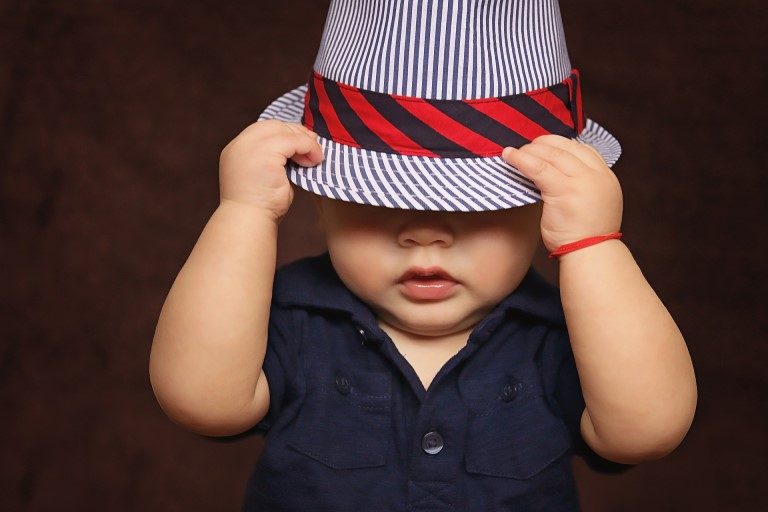
#> input picture 02.不使用套件自製CNN/baby.jpg, 768 x 512 px
$ python convolutions.py --image baby.jpg
#> lines starting #> are read from the running program, lines starting #| are printed output that depends on the picture
# run: python convolutions.py --image baby.jpg
from skimage.exposure import rescale_intensity
import numpy as np
import argparse
import cv2
# 原圖丟進來做convolution
def convolve(image, kernel):
    # 原圖 + kernel shape=(width, height)
    (iH, iW) = image.shape[:2]
    (kH, kW) = kernel.shape[:2]
    # 步長stride=1的情況下，如果要不改變output大小
    # output寬高 = ((input寬度m + 2為zero-padding - k為窗口寬度) / stride) + 1
        # iW = ((iW + 2*pad - kW) / 1) + 1
        # 如果不padding，output縮減幅度為kernal-1(理解為做到最後一次kernal的大小變成1)
    pad = int((kW - 1) / 2)
    # 填上邊界
        # cv2.copyMakeBorder(src原圖, top, bottom, left, right, borderType, value)
            # top, bottom, left, right為上下左右的邊界長度
            # borderType為填充邊界方法(見OpenCV教學：14.xxxx/02.OpenCV-1)
                # cv2.BORDER_REPLICATE：複製法，複製最邊緣像素
                # cv2.BORDER_REFLECT：反射法，以最邊緣像素 進行對稱(最邊界像素重複)
                # cv2.BORDER_REFLECT_101：對稱法，以最邊緣像素 進行對稱(最邊界像素不重複)
                # cv2.BORDER_WRAP：外包裝，一組像素重複
                # cv2.BORDER_CONSTANT：常量法，固定填某個指定值
            # value為填充方法是cv2.BORDER_CONSTANT時，填入的顏色
    image = cv2.copyMakeBorder(image, pad, pad, pad, pad, cv2.BORDER_REPLICATE)
    # output初始化
    output = np.zeros((iH, iW), dtype="float32")
    # padding之後的座標 (x, y)為convolution的中心點，寬高都要加上pad
    for y in np.arange(pad, iH + pad):
        for x in np.arange(pad, iW + pad):
            # 座標(x, y)為中心點的卷積運算區域 = 上下左右各擴展pad = 2*pad+1的寬高
            roi = image[y-pad:y+pad+1, x-pad:x+pad+1]
            # 直接element-wise卷積運算(相乘之後加總) → 存到中心點
            k = (roi * kernel).sum()
            # 放到output相對座標，扣掉原本加上去的pad
            output[y - pad, x - pad] = k
    # skimage.exposure.rescale_intensity(圖片, in_range='image', out_range='dtype')
        # in_range 表示輸入圖片的強度範圍，預設為'image', 表示用影象的最大/最小畫素值作為範圍
        # out_range 表示輸出圖片的強度範圍，預設為'dype', 表示用影象的型別的最大/最小值作為範圍
        # 預設輸入圖片的[min, max]範圍被拉伸到[dtype.min, dtype.max]
            # 如果dtype=uint8, 那麼dtype.min=0, dtype.max=255
        # output的dtype為float，範圍 [0, 1]
    output = rescale_intensity(output, in_range=(0, 255))
    # 數值轉[0, 255]的uint8
    output = (output * 255).astype("uint8")
    return output

# 參數解析：args["image"]得到cmd輸入的參數-即圖檔名稱
ap = argparse.ArgumentParser()
ap.add_argument("-i", "--image", required=True, help="path to the input image")
args = vars(ap.parse_args())

# 各種Kernal
# construct average blurring kernels used to smooth an image 去躁模糊化
smallBlur = np.ones((7, 7), dtype="float") * (1.0 / (7 * 7))
largeBlur = np.ones((21, 21), dtype="float") * (1.0 / (21 * 21))
# construct a sharpening filter 銳化矩陣
sharpen = np.array(([0, -1, 0],
                    [-1, 5, -1],
                    [0, -1, 0]), dtype="int")
# construct the Laplacian kernel used to detect edge-like regions of an image 抓取邊緣矩陣
laplacian = np.array(([0, 1, 0],
                      [1, -4, 1],
                      [0, 1, 0]), dtype="int")
# construct the Sobel x-axis kernel X軸取邊緣矩陣(中間colomn擺0)
sobelX = np.array(([-1, 0, 1],
                   [-2, 0, 2],
                   [-1, 0, 1]), dtype="int")
# construct the Sobel y-axis kernel Y軸取邊緣矩陣(中間row擺0)
sobelY = np.array(([-1, -2, -1],
                   [0, 0, 0],
                   [1, 2, 1]), dtype="int")

# kernel bank
kernelBank = (("small_blur", smallBlur), ("large_blur", largeBlur), ("sharpen", sharpen),
              ("laplacian", laplacian), ("sobel_x", sobelX), ("sobel_y", sobelY))

# 讀取圖檔轉灰階顯示：圖檔路徑 要和執行檔同一階層
image = cv2.imread(args["image"])
#> image is the input picture: shape (512, 768, 3); mean B, G, R 57.6, 61.6, 86.6
gray = cv2.cvtColor(image, cv2.COLOR_BGR2GRAY)
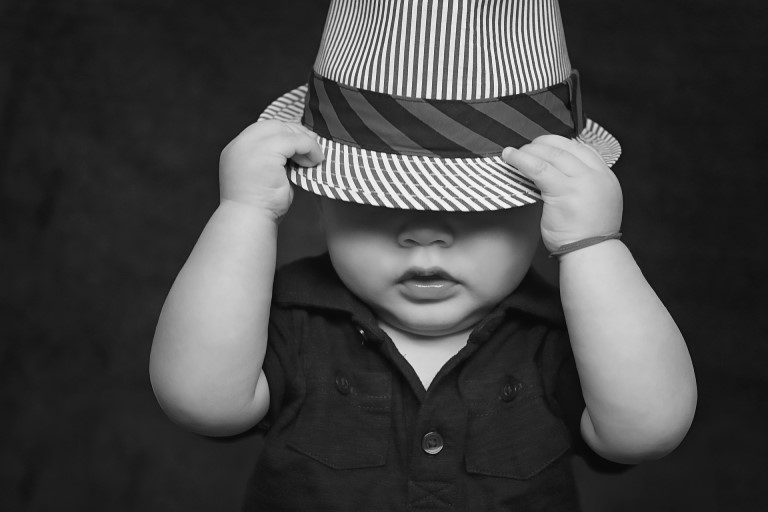
#> gray: shape (512, 768); min 5, max 253, mean 68.6
# 顯示原圖
cv2.imshow("original", gray)

# 各種kernal進行卷積運算
for (kernelName, kernel) in kernelBank:
    print("[INFO] applying {} kernel".format(kernelName))
    # 呼叫上方convolve(image, kernel) 進行卷積運算
    convoleOutput = convolve(gray, kernel)
    # 也可以內建函數進行卷積運算
    opencvOutput = cv2.filter2D(gray, -1, kernel)
    # show the output images
    cv2.imshow("{} - convole".format(kernelName), convoleOutput)
    #cv2.imshow("{} - opencv".format(kernelName), opencvOutput)
    cv2.waitKey(0)
    cv2.destroyAllWindows()
#> this loop made 6 passes
#> pass 1, in convolve, `image = cv2.copyMakeBorder(image, pad, pad, pad, pad, cv2.BORDER_REPLI..`:
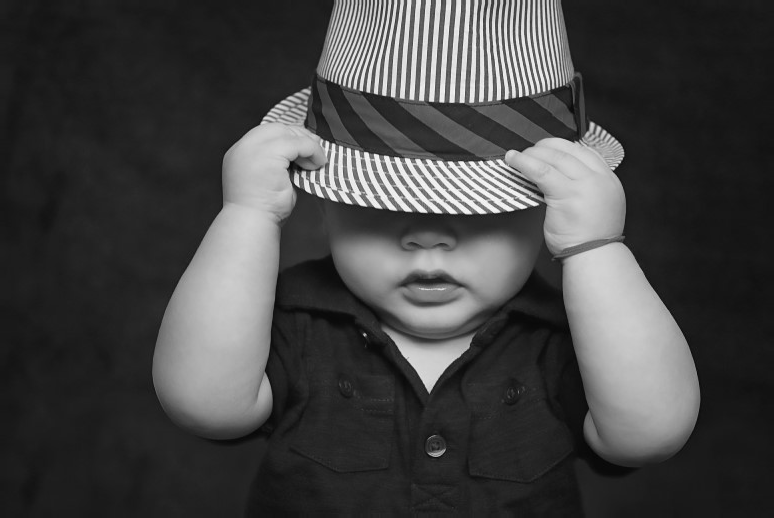
#> image: shape (518, 774); min 5, max 253, mean 68
#> pass 1, `convoleOutput = convolve(gray, kernel)`:
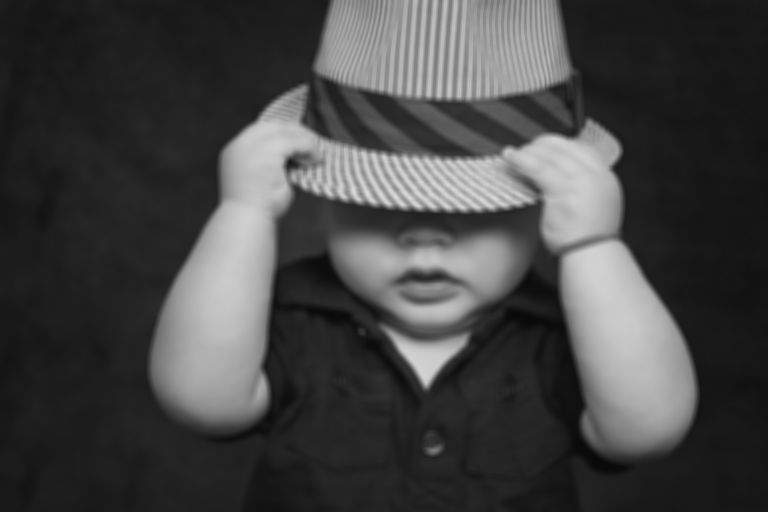
#> convoleOutput: shape (512, 768); min 9, max 219, mean 68.2
#> pass 2, in convolve (call 2), `image = cv2.copyMakeBorder(image, pad, pad, pad, pad, cv2.BORDER_REPLI..`:
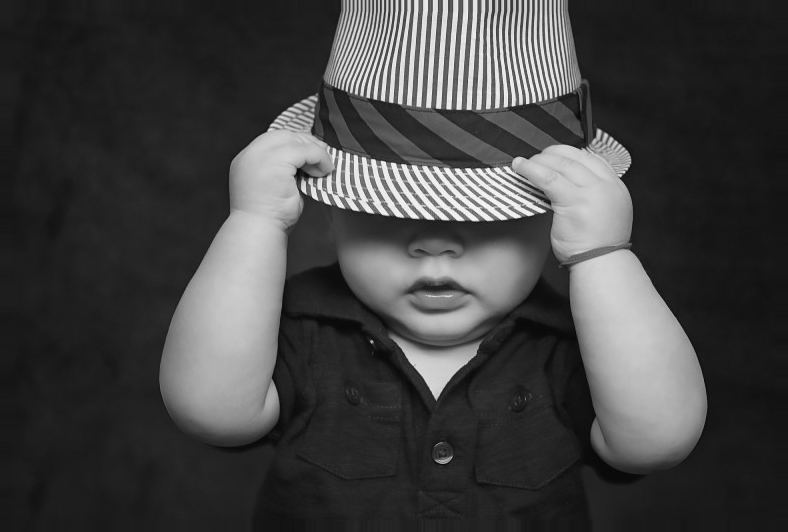
#> image: shape (532, 788); min 5, max 253, mean 66.6
